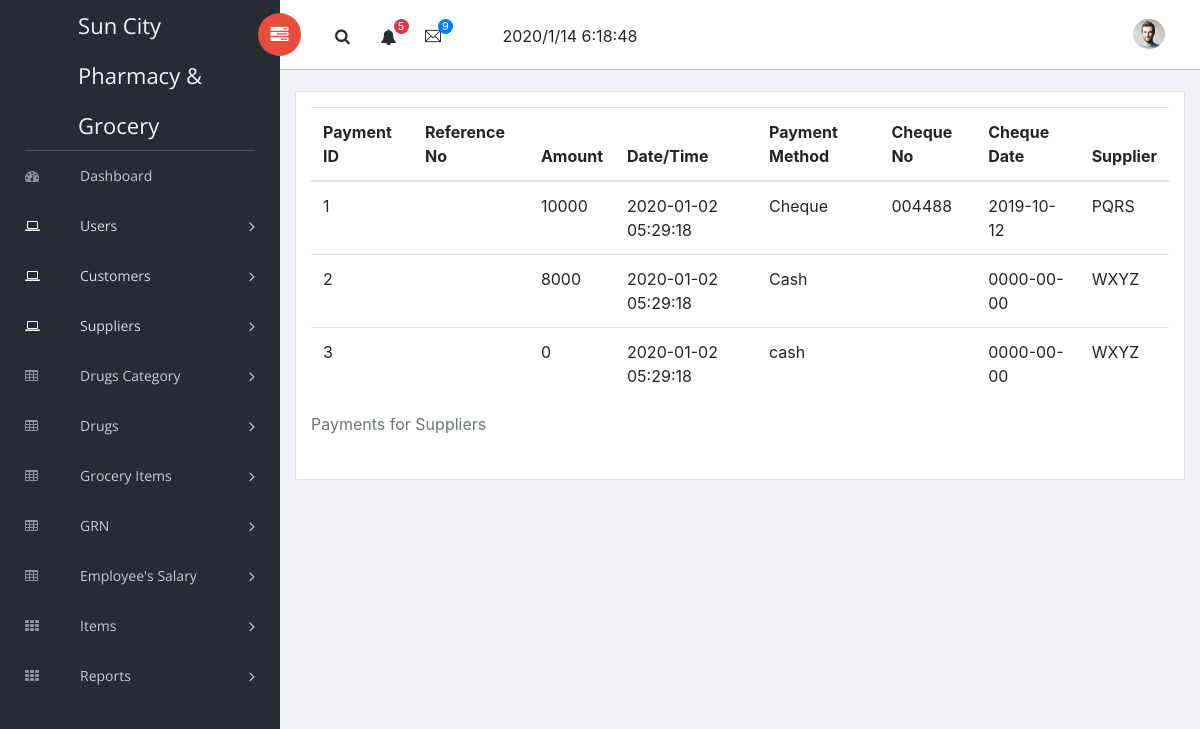
/view_sup_payments.php (signed in), run on an earlier commit of the app's database.
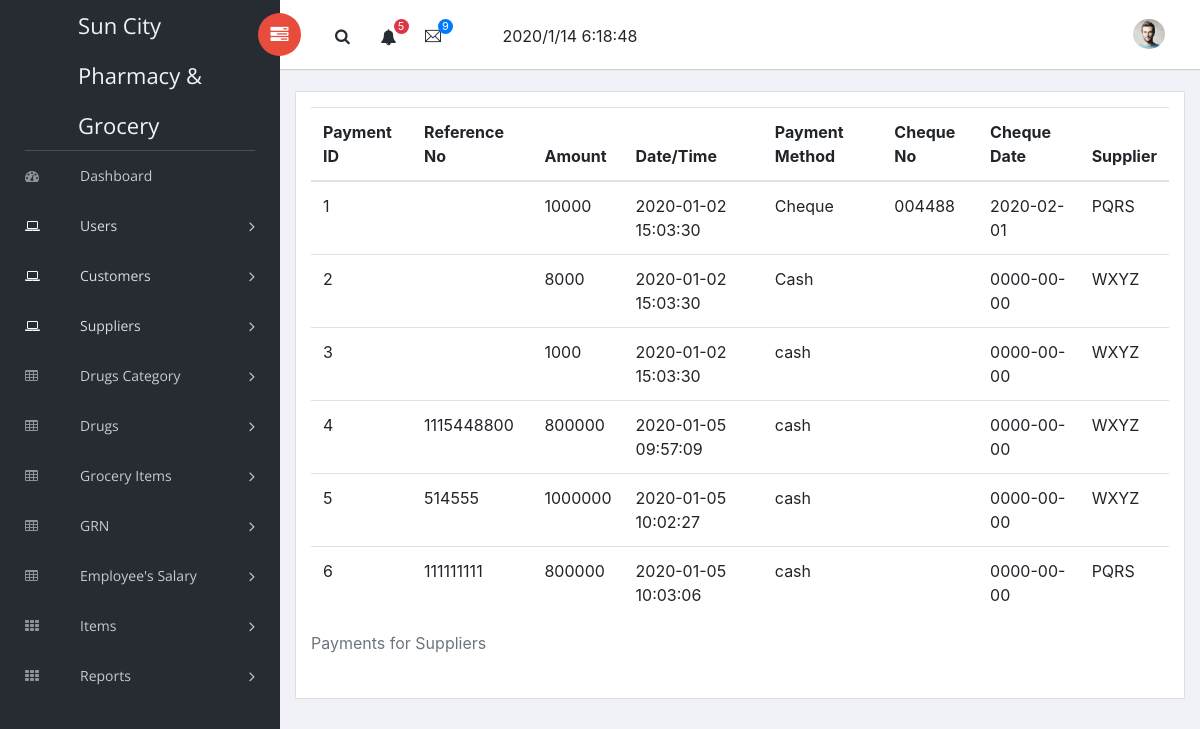
And on a later commit of the database.
### tables this page shows
CREATE TABLE `sup_payments` (
  `pay_id` int(11) NOT NULL,
  `ref_no` varchar(10) NOT NULL,
  `amount` double NOT NULL,
  `date` datetime NOT NULL DEFAULT CURRENT_TIMESTAMP,
  `pay_method` varchar(10) NOT NULL,
  `cheque_no` varchar(15) DEFAULT NULL,
  `cheque_date` date DEFAULT NULL,
  `sup_id` int(11) NOT NULL
);

CREATE TABLE `supplier` (
  `sup_id` int(11) NOT NULL,
  `sup_name` varchar(50) NOT NULL,
  `company_name` varchar(100) NOT NULL,
  `contact_no` varchar(10) NOT NULL,
  `sup_status` varchar(6) NOT NULL DEFAULT 'act'
);

### c_sup_payments.php (called while the page is built, shortened)
<?php
class sup_payments{
    private $db;
    function __construct()
    {
        $this->db=new mysqli(server,username,password,dbname);
    }
    function getall()
    {
        $sql="select * from sup_payments";
        $res=$this->db->query($sql);
        $ar=array();
        include_once("c_supplier.php");
        $sup = new supplier();
        while ($row=$res->fetch_array())
        {
            $s=new sup_payments();
            $s->pay_id=$row["pay_id"];
            $s->ref_no=$row["ref_no"];
            $s->amount=$row["amount"];
            $s->date=$row["date"];
            $s->p_method=$row["pay_method"];
            $s->cheque_no=$row["cheque_no"];
            $s->cheque_date=$row["cheque_date"];
            $s->sup_id=$sup->getbyid($row["sup_id"]);
            $ar[]=$s;
        }
        return $ar;
    }
}
?>

### c_supplier.php (called while the page is built, shortened)
<?php
class supplier{
    private $db;
    function __construct()
    {
        $this->db=new mysqli(server,username,password,dbname);
    }
    function getbyid($id)
    {
        $sql="select * from supplier where sup_status='act' and sup_id=$id";
        $res=$this->db->query($sql);
        $row=$res->fetch_array();
        $s=new supplier();
        $s->supplier_id=$row["sup_id"];
        $s->supplier_name=$row["sup_name"];
        $s->company_name=$row["company_name"];
        $s->contact_no=$row["contact_no"];
        return $s;
    }
}
?>

### view_sup_payments.php (the view, shortened to what this page needs)
<?php
include_once("c_sup_payments.php");
    $s=new sup_payments();
    $arr=$s->getall();
include_once("head.php");
?>
    <link rel="stylesheet" type="text/css" href="DataTables/datatables.css">
    <table id="tbl" class="table display" data-export-title="test">
        <caption>Payments for Suppliers</caption>
        <thead>
        <tr><th>Payment ID</th><th>Reference No</th><th>Amount</th><th>Date/Time</th><th>Payment Method</th><th>Cheque No</th><th>Cheque Date</th><th>Supplier</th></tr>
        </thead>
        <tbody>
        <?php
        foreach($arr as $item){
            echo "<tr><td>$item->pay_id</td><td>$item->ref_no</td><td>$item->amount</td><td>$item->date</td><td>$item->p_method</td><td>$item->cheque_no</td><td>$item->cheque_date</td><td>".$item->sup_id->company_name."</td></tr>";
        }
        ?>
        </tbody>
    </table>
<?php
include_once("foot.php");
?>

### head.php (shortened to what this page needs)
<!doctype html>
<html class="no-js" lang="en">
<head>
    <link rel="stylesheet" href="vendors/bootstrap/dist/css/bootstrap.min.css">
    <link rel="stylesheet" href="vendors/font-awesome/css/font-awesome.min.css">
    <link rel="stylesheet" href="vendors/themify-icons/css/themify-icons.css">
    <link rel="stylesheet" href="vendors/flag-icon-css/css/flag-icon.min.css">
    <link rel="stylesheet" href="vendors/selectFX/css/cs-skin-elastic.css">
    <link rel="stylesheet" href="assets/css/style.css">
</head>
<body>
<aside id="left-panel" class="left-panel">
    <nav class="navbar navbar-expand-sm navbar-default">
        <div class="navbar-header">
           <a class="navbar-brand" href="./">Sun City <br/>Pharmacy & <br/>Grocery</a>
        </div>
        <div id="main-menu" class="main-menu collapse navbar-collapse">
            <ul class="nav navbar-nav">
                <li>
                    <a href="welcome.php"> <i class="menu-icon fa fa-dashboard"></i>Dashboard </a>
                </li>
                <li class="menu-item-has-children active dropdown">
                    <a href="#" class="dropdown-toggle" data-toggle="dropdown" aria-haspopup="true" aria-expanded="false"> <i class="menu-icon fa fa-laptop"></i>Users</a>
                </li>
                <li class="menu-item-has-children active dropdown">
                    <a href="#" class="dropdown-toggle" data-toggle="dropdown" aria-haspopup="true" aria-expanded="false"> <i class="menu-icon fa fa-laptop"></i>Customers</a>
                </li>
                <li class="menu-item-has-children active dropdown">
                    <a href="#" class="dropdown-toggle" data-toggle="dropdown" aria-haspopup="true" aria-expanded="false"> <i class="menu-icon fa fa-laptop"></i>Suppliers</a>
                </li>
                <li class="menu-item-has-children dropdown">
                    <a href="#" class="dropdown-toggle" data-toggle="dropdown" aria-haspopup="true" aria-expanded="false"> <i class="menu-icon fa fa-table"></i>Drugs Category</a>
                </li>
                <li class="menu-item-has-children dropdown">
                    <a href="#" class="dropdown-toggle" data-toggle="dropdown" aria-haspopup="true" aria-expanded="false"> <i class="menu-icon fa fa-table"></i>Drugs</a>
                </li>
                <li class="menu-item-has-children dropdown">
                    <a href="#" class="dropdown-toggle" data-toggle="dropdown" aria-haspopup="true" aria-expanded="false"> <i class="menu-icon fa fa-table"></i>Grocery Items</a>
                </li>
                <li class="menu-item-has-children dropdown">
                    <a href="#" class="dropdown-toggle" data-toggle="dropdown" aria-haspopup="true" aria-expanded="false"> <i class="menu-icon fa fa-table"></i>GRN</a>
                </li>
                <li class="menu-item-has-children dropdown">
                    <a href="#" class="dropdown-toggle" data-toggle="dropdown" aria-haspopup="true" aria-expanded="false"> <i class="menu-icon fa fa-table"></i>Employee's Salary</a>
                </li>
                <li class="menu-item-has-children dropdown">
                    <a href="#" class="dropdown-toggle" data-toggle="dropdown" aria-haspopup="true" aria-expanded="false"> <i class="menu-icon fa fa-th"></i>Items</a>
                </li>
                <li class="menu-item-has-children dropdown">
                    <a href="#" class="dropdown-toggle" data-toggle="dropdown" aria-haspopup="true" aria-expanded="false"> <i class="menu-icon fa fa-th"></i>Reports</a>
                </li>
            </ul>
        </div>
    </nav>
</aside>
<div id="right-panel" class="right-panel">
    <header id="header" class="header">
        <div class="header-menu">
            <div class="col-sm-7">
                <a id="menuToggle" class="menutoggle pull-left"><i class="fa fa fa-tasks"></i></a>
                <div class="header-left">
                    <button class="search-trigger"><i class="fa fa-search"></i></button>
                    <div class="dropdown for-notification">
                        <button class="btn btn-secondary dropdown-toggle" type="button" id="notification" data-toggle="dropdown" aria-haspopup="true" aria-expanded="false">
                            <i class="fa fa-bell"></i>
                            <span class="count bg-danger">5</span>
                        </button>
                    </div>
                    <div class="dropdown for-message">
                        <button class="btn btn-secondary dropdown-toggle" type="button"
                                id="message"
                                data-toggle="dropdown" aria-haspopup="true" aria-expanded="false">
                            <i class="ti-email"></i>
                            <span class="count bg-primary">9</span>
                        </button>
                    </div>
              &nbsp;    &nbsp;  &nbsp;  &nbsp;  &nbsp;      <span id="dt"></span>
                </div>
            </div>
            <div class="col-sm-5">
                <div class="user-area dropdown float-right">
                    <a href="#" class="dropdown-toggle" data-toggle="dropdown" aria-haspopup="true" aria-expanded="false">
                        <img class="user-avatar rounded-circle" src="images/admin.jpg" alt="User Avatar">
                    </a>
                </div>
                <div class="language-select dropdown" id="language-select">
                    <a class="dropdown-toggle" href="#" data-toggle="dropdown"  id="language" aria-haspopup="true" aria-expanded="true">
                        <i class="flag-icon flag-icon-us"></i>
                    </a>
                </div>
            </div>
        </div>
    </header>
    <div class="content mt-3">
        <div class="animated fadeIn">
            <div class="ui-typography">
                <div class="row">
                    <div class="col-md-12">
                        <div class="card">
                            <div class="card-body">

### foot.php (shortened to what this page needs)
</div>
</div>
</div>
</div>
</div>
</div>
</div>
</div>
</body>
</html>

What changed in the data, as far as the page shows it:
changed sup_payments "Cheque": date "2020-01-02 05:29:18" → "2020-01-02 15:03:30"; cheque_date "2019-10-12" → "2020-02-01"
changed sup_payments "Cash": date "2020-01-02 05:29:18" → "2020-01-02 15:03:30"
changed sup_payments id 3: amount "0" → "1000"; date "2020-01-02 05:29:18" → "2020-01-02 15:03:30"
added sup_payments: pay_id "4", ref_no "1115448800", amount "800000", date "2020-01-05 09:57:09", pay_method "cash", cheque_date "0000-00-00", sup.company_name "WXYZ"
added sup_payments: pay_id "5", ref_no "514555", amount "1000000", date "2020-01-05 10:02:27", pay_method "cash", cheque_date "0000-00-00", sup.company_name "WXYZ"
added sup_payments: pay_id "6", ref_no "111111111", amount "800000", date "2020-01-05 10:03:06", pay_method "cash", cheque_date "0000-00-00", sup.company_name "PQRS"
